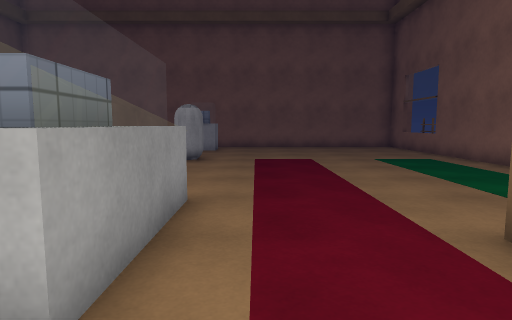
View 1 (above)

24 first-person views from a walk through a Unity game level. The camera is 1.2 m above the floor, tilts 6° down and sees 75° across. The floor is counted in squares, 1 m on a side. Each view is taken from the middle of a square. On the plan, view 1 faces up. The plan holds only what a view shows up to about 14 squares ahead; the rest is blank. The place goes on beyond the plan. The player character is not drawn. Surface patterns are stand-ins for the level's own textures.

View 2
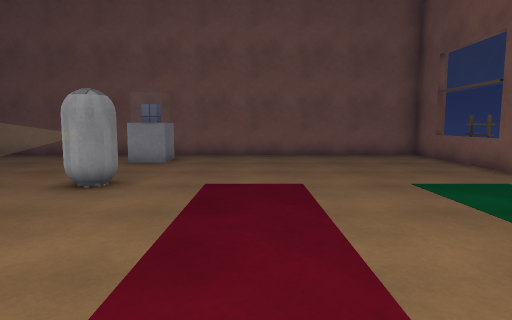

View 3
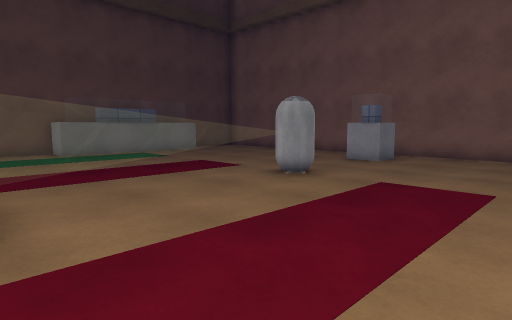

View 4
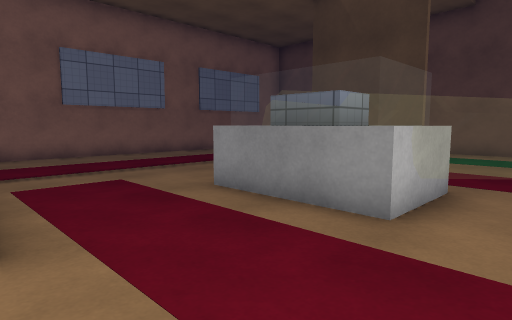

View 5
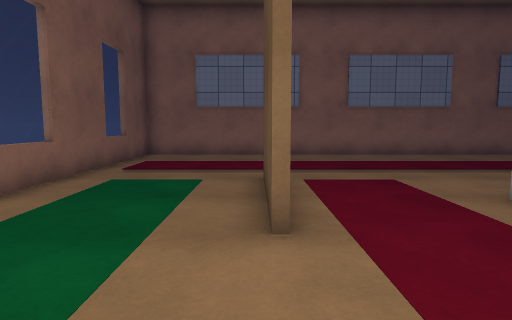

View 6
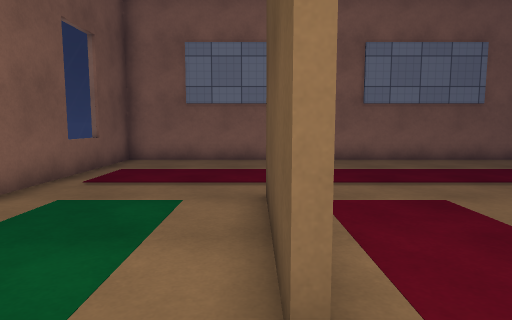

View 7
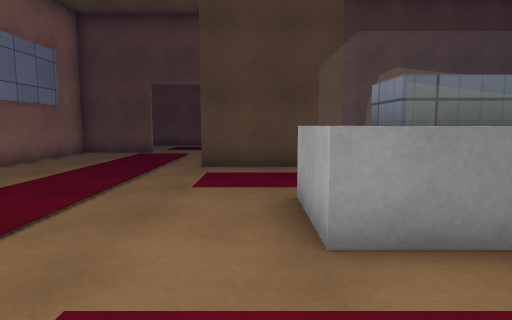

View 8
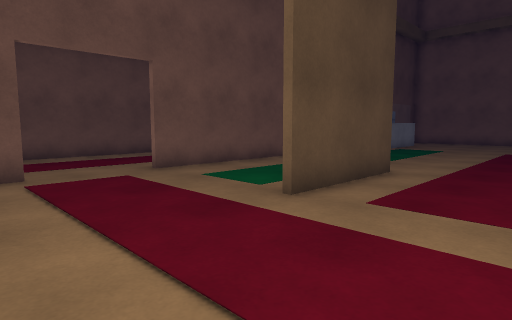

View 9
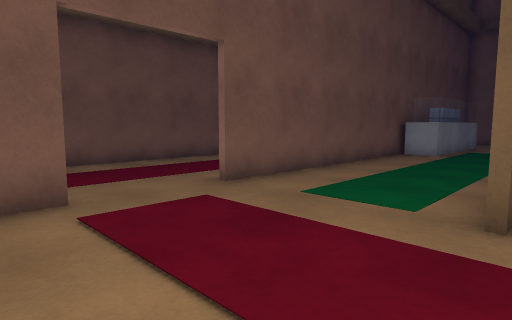

View 10
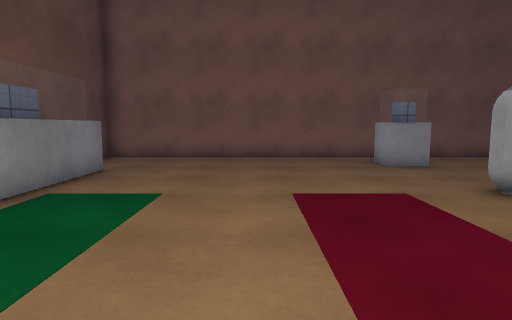

View 11
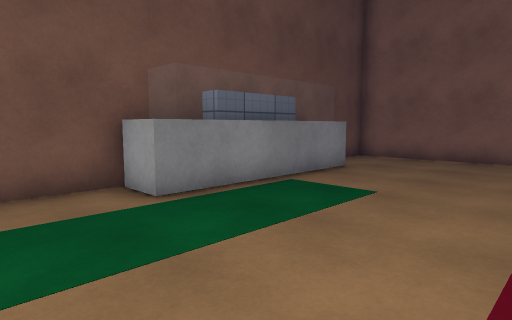

View 12
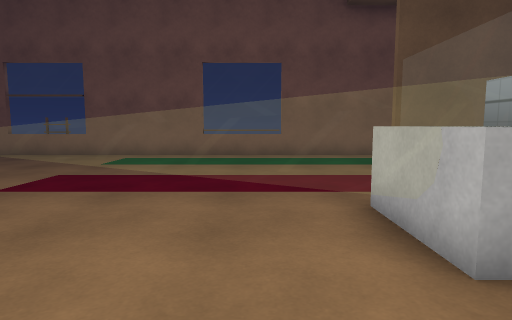

View 13
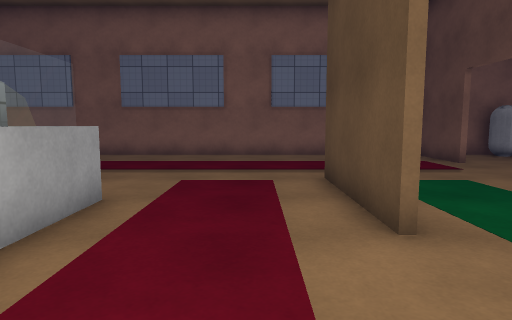

View 14
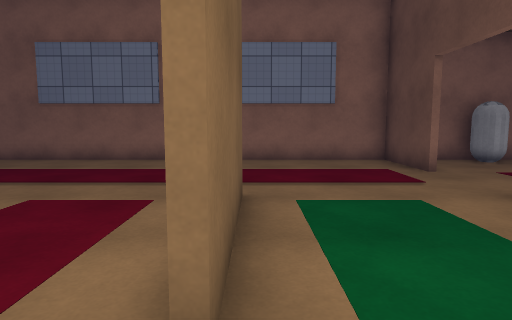

View 15
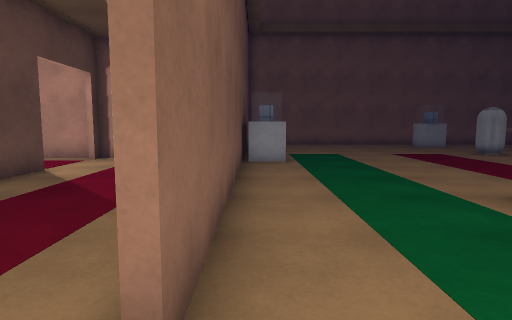

View 16
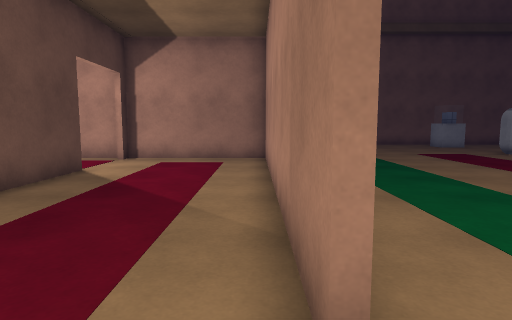

View 17
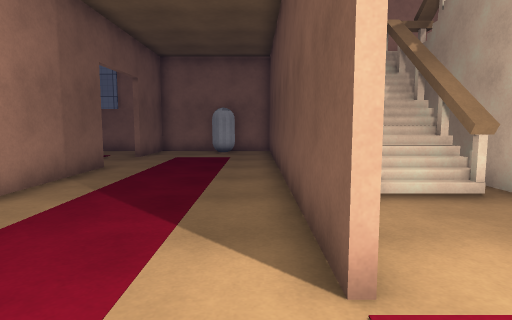

View 18
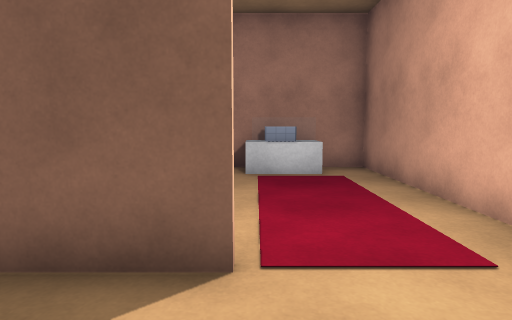

View 19
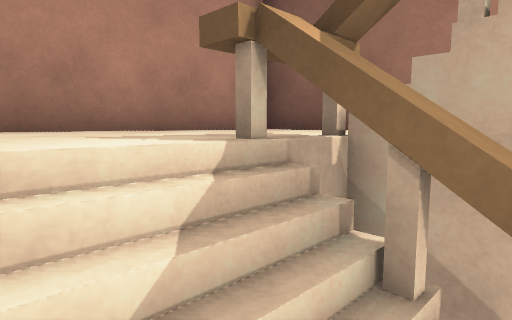

View 20
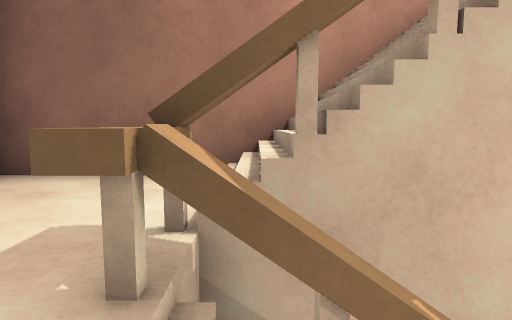

View 21
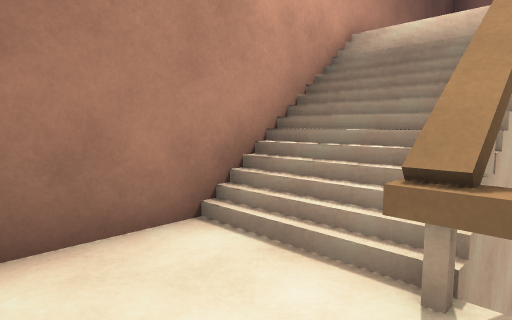

View 22
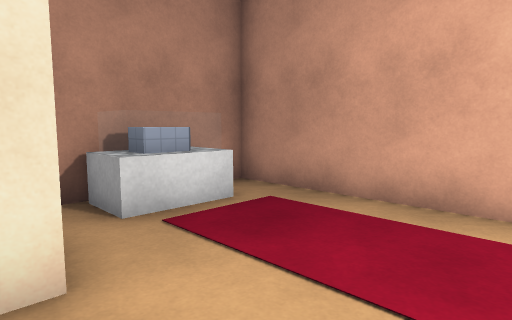

View 23
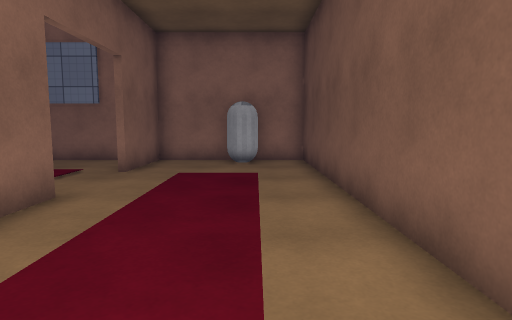

View 24
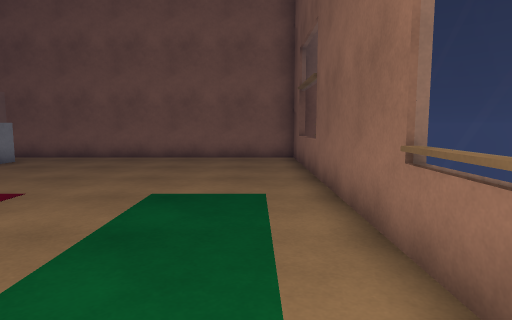

### Floor plan
Key: @ floor where view 1 was taken; # wall or solid block; x gap in a wall; . main floor; : floor 3.25 m higher than the main floor; / step, stairs or slope; = window, fence, low wall or low ledge; ^ raised ledge; C capsule; O other object.
Columns run from 25 left of view 1 to 8 right of it. Each row starts with its distance up from view 1.
 18             ######################
 17             #.........OO.........#
 16             #.........OO.........=
 15             # #..................#
 14             # =..................#
 13               =..................#
 12             #==.......CC.........#
 11             #==........C.........#
 10 #############==........ .........#
  9 #O..........#=^........=........##
  8 #OO.........#.........==........=#
  7 #OO.........#.........==........=#
  6 # .....#....#.........==........#=
  5 #  #...#....#.........==O........#
  4 #  #...#....#.........OOO........#
  3 #//##//#....#....#....OOO...#....#
  2 #//^=/ #....#....#....OOO...#....#
  1 #//^=//#....#....#..........#....=
  0 #//^x//#....#....#.......@..#....=
 -1 #::==::#.........................#
 -2 #::::::#.........................#
 -3 #::::: #.........................=
 -4 ########....#....................=
 -5        #..C.#....................#
 -6        #.CC.#....................#
 -7        ###########################

Where each view was taken, in squares from view 1:
view 1: 0 up, 0 right, facing up
view 2: 5 up, 1 right, facing up
view 3: 5 up, 3 right, facing up-left
view 4: 7 up, 3 right, facing down-left
view 5: 7 up, 3 right, facing down
view 6: 5 up, 3 right, facing down
view 7: 1 up, 2 right, facing left
view 8: 5 down, 4 left, facing up-left
view 9: 5 down, 7 left, facing up-left
view 10: 6 up, 7 left, facing up
view 11: 6 up, 6 left, facing up-left
view 12: 7 up, 6 left, facing right
view 13: 7 up, 6 left, facing down
view 14: 5 up, 8 left, facing down
view 15: 2 down, 12 left, facing up
view 16: 2 down, 13 left, facing up
view 17: 9 up, 17 left, facing down
view 18: 7 up, 15 left, facing left
view 19: 1 up, 19 left, facing down-left
view 20: 0 up, 19 left, facing left
view 21: 3 down, 21 left, facing up-left
view 22: 5 up, 19 left, facing up-left
view 23: 5 up, 16 left, facing down
view 24: 6 up, 6 right, facing up
